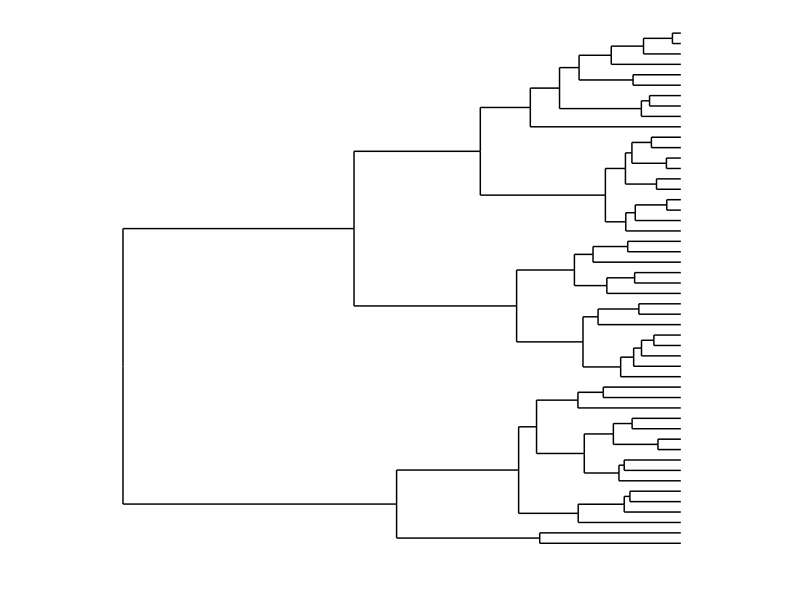
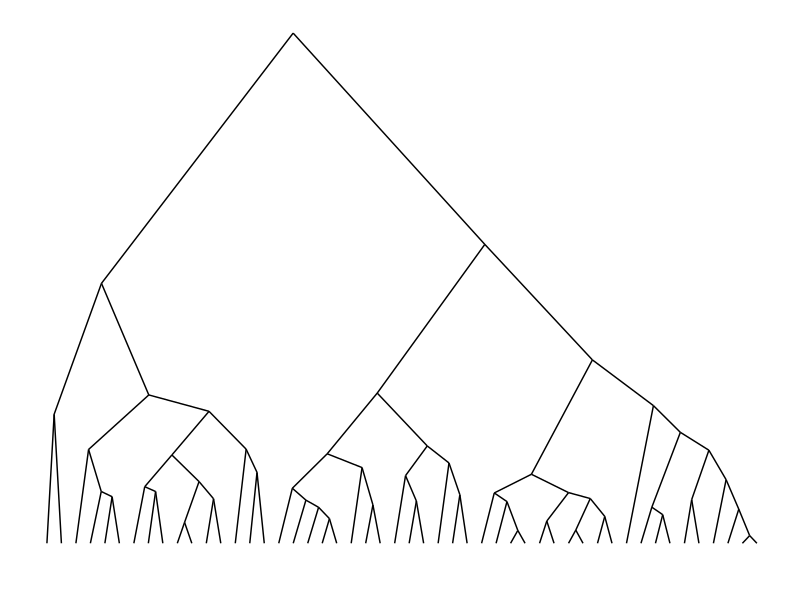
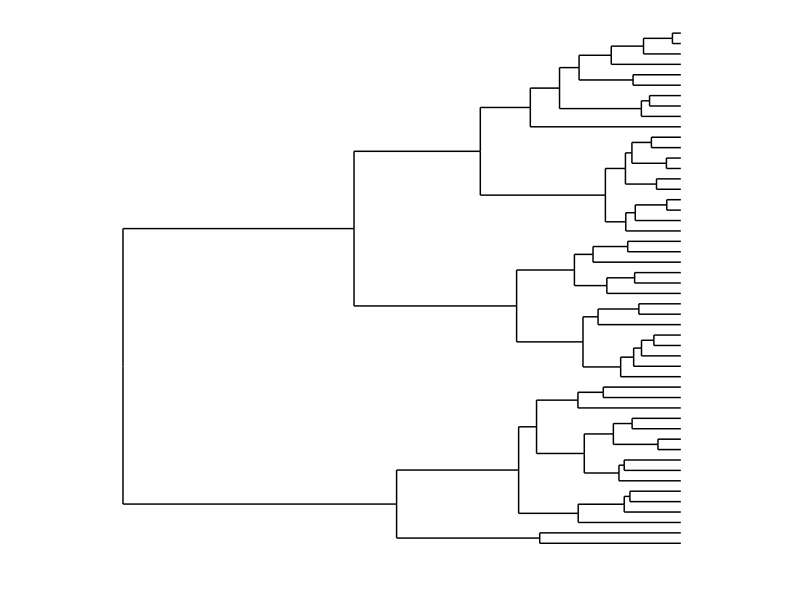
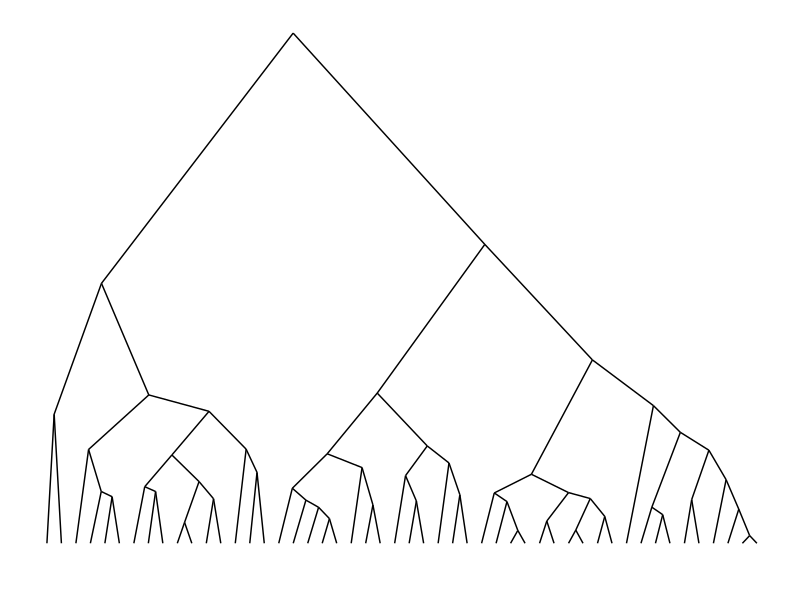
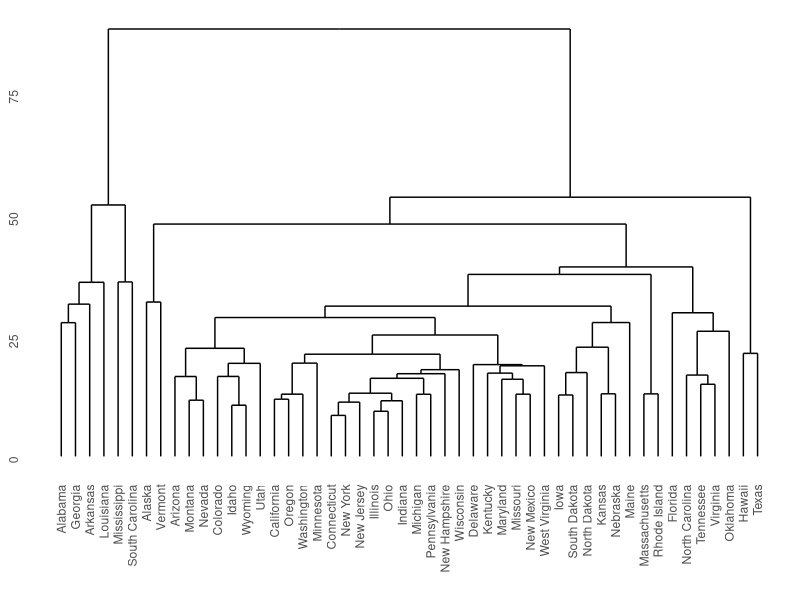
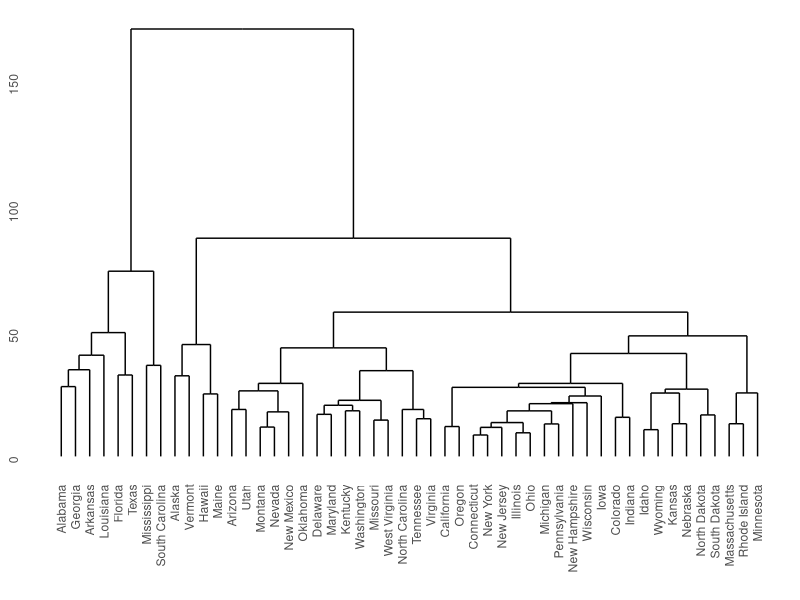

These charts were generated, in order, by the following R code:
## ---- chunk 1
library(ggplot2)
library(ggdendro)
## ---- chunk 2

require(ggplot2)

### Demonstrate dendro_data.dendrogram

model <- hclust(dist(USArrests), "ave")
dendro <- as.dendrogram(model)

# Rectangular lines
ddata <- dendro_data(dendro, type="rectangle")
ggplot(segment(ddata)) + 
  geom_segment(aes(x=x, y=y, xend=xend, yend=yend)) + 
  coord_flip() + 
  scale_y_reverse(expand=c(0.2, 0)) + 
  theme_dendro()

# Triangular lines
ddata <- dendro_data(dendro, type="triangle")
ggplot(segment(ddata)) + 
  geom_segment(aes(x=x, y=y, xend=xend, yend=yend)) + 
  theme_dendro()

# Demonstrate dendro_data.hclust

require(ggplot2)
hc <- hclust(dist(USArrests), "ave")

# Rectangular lines
hcdata <- dendro_data(hc, type="rectangle")
ggplot(segment(hcdata)) + 
  geom_segment(aes(x=x, y=y, xend=xend, yend=yend)) + 
  coord_flip() + 
  scale_y_reverse(expand=c(0.2, 0)) + 
  theme_dendro()

# Triangular lines
hcdata <- dendro_data(hc, type="triangle")
ggplot(segment(hcdata)) + 
  geom_segment(aes(x=x, y=y, xend=xend, yend=yend)) +
  theme_dendro()


### Demonstrate the twins of agnes and diana, from package cluster

if(require(cluster)){
  model <- agnes(votes.repub, metric = "manhattan", stand = TRUE)
  dg <- as.dendrogram(model)
  ggdendrogram(dg)
}


if(require(cluster)){
  model <- diana(votes.repub, metric = "manhattan", stand = TRUE)
  dg <- as.dendrogram(model)
  ggdendrogram(dg)
}
